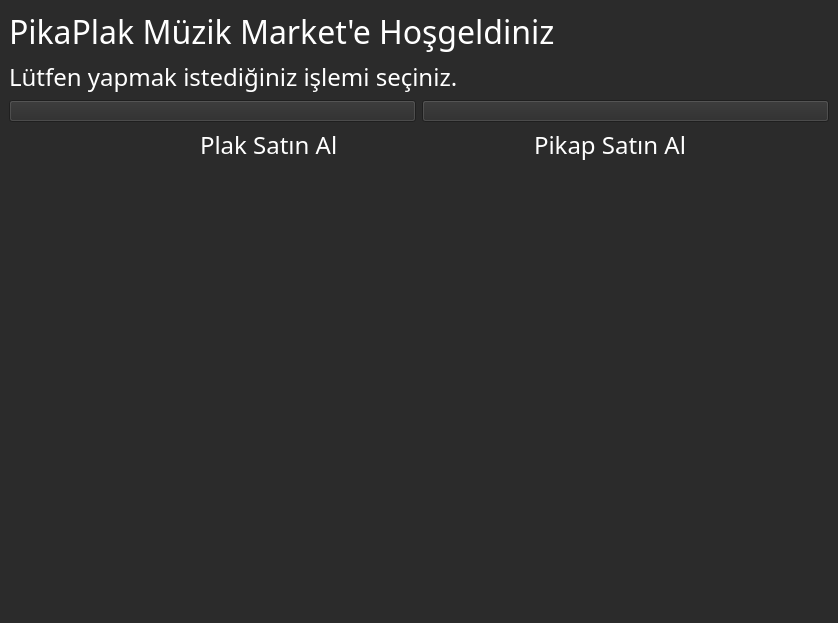
<?xml version="1.0" encoding="UTF-8"?>
<ui version="4.0">
 <class>kullanekran</class>
 <widget class="QMainWindow" name="kullanekran">
  <property name="geometry">
   <rect>
    <x>0</x>
    <y>0</y>
    <width>838</width>
    <height>623</height>
   </rect>
  </property>
  <property name="windowTitle">
   <string>Kullanıcı Ekranı</string>
  </property>
  <property name="styleSheet">
   <string notr="true">background-color: rgb(43, 43, 43);</string>
  </property>
  <widget class="QWidget" name="centralwidget">
   <layout class="QVBoxLayout" name="verticalLayout">
    <item>
     <widget class="QLabel" name="lb3">
      <property name="maximumSize">
       <size>
        <width>16777215</width>
        <height>16777215</height>
       </size>
      </property>
      <property name="font">
       <font>
        <family>Sans Serif Collection</family>
        <pointsize>24</pointsize>
       </font>
      </property>
      <property name="styleSheet">
       <string notr="true">color: rgb(255, 255, 255);</string>
      </property>
      <property name="text">
       <string>PikaPlak Müzik Market'e Hoşgeldiniz</string>
      </property>
     </widget>
    </item>
    <item>
     <widget class="QLabel" name="lb2">
      <property name="maximumSize">
       <size>
        <width>16777215</width>
        <height>16777215</height>
       </size>
      </property>
      <property name="font">
       <font>
        <family>Sans Serif Collection</family>
        <pointsize>18</pointsize>
       </font>
      </property>
      <property name="styleSheet">
       <string notr="true">color: rgb(255, 255, 255);</string>
      </property>
      <property name="text">
       <string>Lütfen yapmak istediğiniz işlemi seçiniz.</string>
      </property>
     </widget>
    </item>
    <item>
     <layout class="QHBoxLayout" name="horizontalLayout_2">
      <item>
       <widget class="QPushButton" name="btnyntekle">
        <property name="maximumSize">
         <size>
          <width>500</width>
          <height>500</height>
         </size>
        </property>
        <property name="styleSheet">
         <string notr="true">
color: rgb(255, 255, 255);
font: 8pt &quot;Sans Serif Collection&quot;;</string>
        </property>
        <property name="text">
         <string/>
        </property>
        <property name="icon">
         <iconset>
          <normaloff>kedy.jpg</normaloff>kedy.jpg</iconset>
        </property>
        <property name="iconSize">
         <size>
          <width>400</width>
          <height>400</height>
         </size>
        </property>
       </widget>
      </item>
      <item>
       <widget class="QPushButton" name="btnplakekle">
        <property name="maximumSize">
         <size>
          <width>500</width>
          <height>500</height>
         </size>
        </property>
        <property name="styleSheet">
         <string notr="true">color: rgb(255, 255, 255);
font: 8pt &quot;Sans Serif Collection&quot;;</string>
        </property>
        <property name="text">
         <string/>
        </property>
        <property name="icon">
         <iconset>
          <normaloff>kedy.jpg</normaloff>kedy.jpg</iconset>
        </property>
        <property name="iconSize">
         <size>
          <width>400</width>
          <height>400</height>
         </size>
        </property>
       </widget>
      </item>
     </layout>
    </item>
    <item>
     <layout class="QHBoxLayout" name="horizontalLayout">
      <item>
       <spacer name="horizontalSpacer_7">
        <property name="orientation">
         <enum>Qt::Horizontal</enum>
        </property>
        <property name="sizeHint" stdset="0">
         <size>
          <width>40</width>
          <height>20</height>
         </size>
        </property>
       </spacer>
      </item>
      <item>
       <spacer name="horizontalSpacer_12">
        <property name="orientation">
         <enum>Qt::Horizontal</enum>
        </property>
        <property name="sizeHint" stdset="0">
         <size>
          <width>40</width>
          <height>20</height>
         </size>
        </property>
       </spacer>
      </item>
      <item>
       <spacer name="horizontalSpacer_9">
        <property name="orientation">
         <enum>Qt::Horizontal</enum>
        </property>
        <property name="sizeHint" stdset="0">
         <size>
          <width>40</width>
          <height>20</height>
         </size>
        </property>
       </spacer>
      </item>
      <item>
       <spacer name="horizontalSpacer_4">
        <property name="orientation">
         <enum>Qt::Horizontal</enum>
        </property>
        <property name="sizeHint" stdset="0">
         <size>
          <width>40</width>
          <height>20</height>
         </size>
        </property>
       </spacer>
      </item>
      <item>
       <widget class="QLabel" name="lb2_2">
        <property name="maximumSize">
         <size>
          <width>16777215</width>
          <height>50</height>
         </size>
        </property>
        <property name="font">
         <font>
          <family>Sans Serif Collection</family>
          <pointsize>18</pointsize>
         </font>
        </property>
        <property name="styleSheet">
         <string notr="true">color: rgb(255, 255, 255);</string>
        </property>
        <property name="text">
         <string>Plak Satın Al</string>
        </property>
       </widget>
      </item>
      <item>
       <spacer name="horizontalSpacer_2">
        <property name="orientation">
         <enum>Qt::Horizontal</enum>
        </property>
        <property name="sizeHint" stdset="0">
         <size>
          <width>40</width>
          <height>20</height>
         </size>
        </property>
       </spacer>
      </item>
      <item>
       <spacer name="horizontalSpacer_5">
        <property name="orientation">
         <enum>Qt::Horizontal</enum>
        </property>
        <property name="sizeHint" stdset="0">
         <size>
          <width>40</width>
          <height>20</height>
         </size>
        </property>
       </spacer>
      </item>
      <item>
       <spacer name="horizontalSpacer">
        <property name="orientation">
         <enum>Qt::Horizontal</enum>
        </property>
        <property name="sizeHint" stdset="0">
         <size>
          <width>40</width>
          <height>20</height>
         </size>
        </property>
       </spacer>
      </item>
      <item>
       <spacer name="horizontalSpacer_11">
        <property name="orientation">
         <enum>Qt::Horizontal</enum>
        </property>
        <property name="sizeHint" stdset="0">
         <size>
          <width>40</width>
          <height>20</height>
         </size>
        </property>
       </spacer>
      </item>
      <item>
       <widget class="QLabel" name="lb2_4">
        <property name="maximumSize">
         <size>
          <width>16777215</width>
          <height>50</height>
         </size>
        </property>
        <property name="font">
         <font>
          <family>Sans Serif Collection</family>
          <pointsize>18</pointsize>
         </font>
        </property>
        <property name="styleSheet">
         <string notr="true">color: rgb(255, 255, 255);</string>
        </property>
        <property name="text">
         <string>Pikap Satın Al</string>
        </property>
       </widget>
      </item>
      <item>
       <spacer name="horizontalSpacer_3">
        <property name="orientation">
         <enum>Qt::Horizontal</enum>
        </property>
        <property name="sizeHint" stdset="0">
         <size>
          <width>40</width>
          <height>20</height>
         </size>
        </property>
       </spacer>
      </item>
      <item>
       <spacer name="horizontalSpacer_10">
        <property name="orientation">
         <enum>Qt::Horizontal</enum>
        </property>
        <property name="sizeHint" stdset="0">
         <size>
          <width>40</width>
          <height>20</height>
         </size>
        </property>
       </spacer>
      </item>
      <item>
       <spacer name="horizontalSpacer_13">
        <property name="orientation">
         <enum>Qt::Horizontal</enum>
        </property>
        <property name="sizeHint" stdset="0">
         <size>
          <width>40</width>
          <height>20</height>
         </size>
        </property>
       </spacer>
      </item>
     </layout>
    </item>
    <item>
     <spacer name="verticalSpacer">
      <property name="orientation">
       <enum>Qt::Vertical</enum>
      </property>
      <property name="sizeHint" stdset="0">
       <size>
        <width>20</width>
        <height>40</height>
       </size>
      </property>
     </spacer>
    </item>
   </layout>
  </widget>
  <widget class="QMenuBar" name="menubar">
   <property name="geometry">
    <rect>
     <x>0</x>
     <y>0</y>
     <width>838</width>
     <height>18</height>
    </rect>
   </property>
  </widget>
  <widget class="QStatusBar" name="statusbar"/>
 </widget>
 <resources/>
 <connections/>
</ui>
